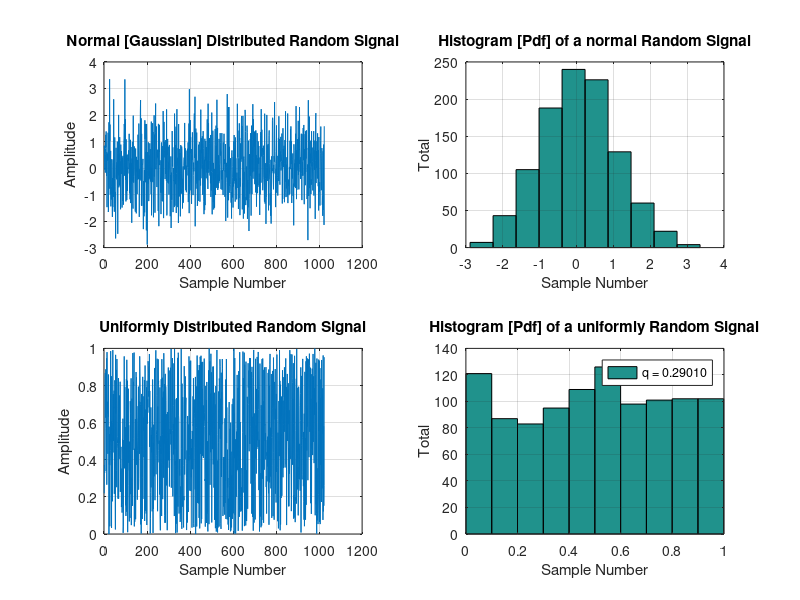

This figure's MATLAB source:
% Generates Uniformly and Normally Distributed random signals 
N=1024; % Define Number of samples
R1=randn(1,N); % Generate Normal Random Numbers
R2=rand(1,N); % Generate Uniformly Random Numbers
figure(1); % Select the figure
subplot(2,2,1); % Subdivide the figure into 4 quadrants
plot(R1); % Plot R1 in the first quadrant
grid;
title('Normal [Gaussian] Distributed Random Signal');
xlabel('Sample Number');
ylabel('Amplitude');
subplot(2,2,2); % Select the second qudrant
hist(R1); % Plot the histogram of R1
grid;
title('Histogram [Pdf] of a normal Random Signal');
xlabel('Sample Number');
ylabel('Total');
subplot(2,2,3);
plot(R2);
grid;
title('Uniformly Distributed Random Signal');
xlabel('Sample Number');
ylabel('Amplitude');
subplot(2,2,4);
hist(R2);
grid;
title('Histogram [Pdf] of a uniformly Random Signal');
xlabel('Sample Number');
ylabel('Total');

% Define average value and skv
u = sum(R1)/N;
q = sqrt(sum((R1-u).^2)/(N-1))
sprintf('u = %.5f', u)
legend(sprintf('q = %.5f', q))

u = sum(R2)/N;
q = sqrt(sum((R2-u).^2)/(N-1))
sprintf('u = %.5f', u)
legend(sprintf('q = %.5f', q))
